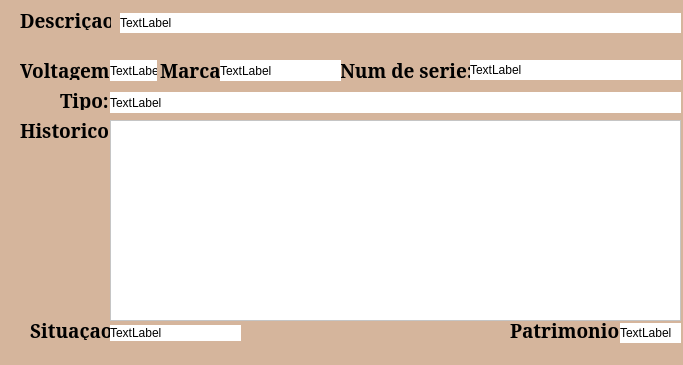
<?xml version="1.0" encoding="UTF-8"?>
<ui version="4.0">
 <class>MainWindow</class>
 <widget class="QMainWindow" name="MainWindow">
  <property name="geometry">
   <rect>
    <x>0</x>
    <y>0</y>
    <width>683</width>
    <height>365</height>
   </rect>
  </property>
  <property name="maximumSize">
   <size>
    <width>683</width>
    <height>403</height>
   </size>
  </property>
  <property name="font">
   <font>
    <family>Constantia</family>
    <pointsize>10</pointsize>
    <weight>75</weight>
    <bold>true</bold>
   </font>
  </property>
  <property name="windowTitle">
   <string>VISUALIZAR COMODATO</string>
  </property>
  <property name="windowIcon">
   <iconset>
    <normaloff>imagens/logo.ico</normaloff>imagens/logo.ico</iconset>
  </property>
  <property name="styleSheet">
   <string notr="true">background-color: rgb(213, 181, 156);</string>
  </property>
  <property name="iconSize">
   <size>
    <width>64</width>
    <height>64</height>
   </size>
  </property>
  <property name="tabShape">
   <enum>QTabWidget::Triangular</enum>
  </property>
  <widget class="QWidget" name="centralwidget">
   <widget class="QLabel" name="label">
    <property name="geometry">
     <rect>
      <x>160</x>
      <y>60</y>
      <width>71</width>
      <height>20</height>
     </rect>
    </property>
    <property name="font">
     <font>
      <family>Constantia</family>
      <pointsize>14</pointsize>
      <weight>75</weight>
      <bold>true</bold>
     </font>
    </property>
    <property name="text">
     <string>Marca:</string>
    </property>
   </widget>
   <widget class="QLabel" name="label_2">
    <property name="geometry">
     <rect>
      <x>20</x>
      <y>10</y>
      <width>91</width>
      <height>20</height>
     </rect>
    </property>
    <property name="font">
     <font>
      <family>Constantia</family>
      <pointsize>14</pointsize>
      <weight>75</weight>
      <bold>true</bold>
     </font>
    </property>
    <property name="text">
     <string>Descriçao:</string>
    </property>
   </widget>
   <widget class="QLabel" name="label_4">
    <property name="geometry">
     <rect>
      <x>20</x>
      <y>60</y>
      <width>101</width>
      <height>20</height>
     </rect>
    </property>
    <property name="font">
     <font>
      <family>Constantia</family>
      <pointsize>14</pointsize>
      <weight>75</weight>
      <bold>true</bold>
     </font>
    </property>
    <property name="text">
     <string>Voltagem:</string>
    </property>
   </widget>
   <widget class="QLabel" name="label_6">
    <property name="geometry">
     <rect>
      <x>60</x>
      <y>90</y>
      <width>51</width>
      <height>20</height>
     </rect>
    </property>
    <property name="font">
     <font>
      <family>Constantia</family>
      <pointsize>14</pointsize>
      <weight>75</weight>
      <bold>true</bold>
     </font>
    </property>
    <property name="text">
     <string>Tipo:</string>
    </property>
   </widget>
   <widget class="QLabel" name="label_7">
    <property name="geometry">
     <rect>
      <x>510</x>
      <y>320</y>
      <width>111</width>
      <height>20</height>
     </rect>
    </property>
    <property name="font">
     <font>
      <family>Constantia</family>
      <pointsize>14</pointsize>
      <weight>75</weight>
      <bold>true</bold>
     </font>
    </property>
    <property name="text">
     <string>Patrimonio:</string>
    </property>
   </widget>
   <widget class="QLabel" name="label_8">
    <property name="geometry">
     <rect>
      <x>340</x>
      <y>60</y>
      <width>131</width>
      <height>20</height>
     </rect>
    </property>
    <property name="font">
     <font>
      <family>Constantia</family>
      <pointsize>14</pointsize>
      <weight>75</weight>
      <bold>true</bold>
     </font>
    </property>
    <property name="text">
     <string>Num de serie:</string>
    </property>
   </widget>
   <widget class="QLabel" name="label_3">
    <property name="geometry">
     <rect>
      <x>20</x>
      <y>120</y>
      <width>91</width>
      <height>20</height>
     </rect>
    </property>
    <property name="font">
     <font>
      <family>Constantia</family>
      <pointsize>14</pointsize>
      <weight>75</weight>
      <bold>true</bold>
     </font>
    </property>
    <property name="text">
     <string>Historico:</string>
    </property>
   </widget>
   <widget class="QLabel" name="label_5">
    <property name="geometry">
     <rect>
      <x>30</x>
      <y>320</y>
      <width>91</width>
      <height>20</height>
     </rect>
    </property>
    <property name="font">
     <font>
      <family>Constantia</family>
      <pointsize>14</pointsize>
      <weight>75</weight>
      <bold>true</bold>
     </font>
    </property>
    <property name="text">
     <string>Situaçao:</string>
    </property>
   </widget>
   <widget class="QLabel" name="label_9">
    <property name="geometry">
     <rect>
      <x>120</x>
      <y>13</y>
      <width>561</width>
      <height>20</height>
     </rect>
    </property>
    <property name="styleSheet">
     <string notr="true">background-color: rgb(255, 255, 255);</string>
    </property>
    <property name="text">
     <string>TextLabel</string>
    </property>
   </widget>
   <widget class="QLabel" name="label_10">
    <property name="geometry">
     <rect>
      <x>110</x>
      <y>60</y>
      <width>47</width>
      <height>21</height>
     </rect>
    </property>
    <property name="styleSheet">
     <string notr="true">background-color: rgb(255, 255, 255);</string>
    </property>
    <property name="text">
     <string>TextLabel</string>
    </property>
   </widget>
   <widget class="QLabel" name="label_11">
    <property name="geometry">
     <rect>
      <x>220</x>
      <y>60</y>
      <width>121</width>
      <height>21</height>
     </rect>
    </property>
    <property name="styleSheet">
     <string notr="true">background-color: rgb(255, 255, 255);</string>
    </property>
    <property name="text">
     <string>TextLabel</string>
    </property>
   </widget>
   <widget class="QLabel" name="label_12">
    <property name="geometry">
     <rect>
      <x>470</x>
      <y>60</y>
      <width>211</width>
      <height>20</height>
     </rect>
    </property>
    <property name="styleSheet">
     <string notr="true">background-color: rgb(255, 255, 255);</string>
    </property>
    <property name="text">
     <string>TextLabel</string>
    </property>
   </widget>
   <widget class="QLabel" name="label_13">
    <property name="geometry">
     <rect>
      <x>110</x>
      <y>92</y>
      <width>571</width>
      <height>21</height>
     </rect>
    </property>
    <property name="styleSheet">
     <string notr="true">background-color: rgb(255, 255, 255);</string>
    </property>
    <property name="text">
     <string>TextLabel</string>
    </property>
   </widget>
   <widget class="QTextBrowser" name="textBrowser">
    <property name="geometry">
     <rect>
      <x>110</x>
      <y>120</y>
      <width>571</width>
      <height>201</height>
     </rect>
    </property>
    <property name="styleSheet">
     <string notr="true">background-color: rgb(255, 255, 255);</string>
    </property>
   </widget>
   <widget class="QLabel" name="label_14">
    <property name="geometry">
     <rect>
      <x>110</x>
      <y>325</y>
      <width>131</width>
      <height>16</height>
     </rect>
    </property>
    <property name="styleSheet">
     <string notr="true">background-color: rgb(255, 255, 255);</string>
    </property>
    <property name="text">
     <string>TextLabel</string>
    </property>
   </widget>
   <widget class="QLabel" name="label_15">
    <property name="geometry">
     <rect>
      <x>620</x>
      <y>323</y>
      <width>61</width>
      <height>20</height>
     </rect>
    </property>
    <property name="styleSheet">
     <string notr="true">background-color: rgb(255, 255, 255);</string>
    </property>
    <property name="text">
     <string>TextLabel</string>
    </property>
   </widget>
  </widget>
  <widget class="QMenuBar" name="menubar">
   <property name="geometry">
    <rect>
     <x>0</x>
     <y>0</y>
     <width>683</width>
     <height>21</height>
    </rect>
   </property>
  </widget>
 </widget>
 <resources/>
 <connections/>
</ui>
